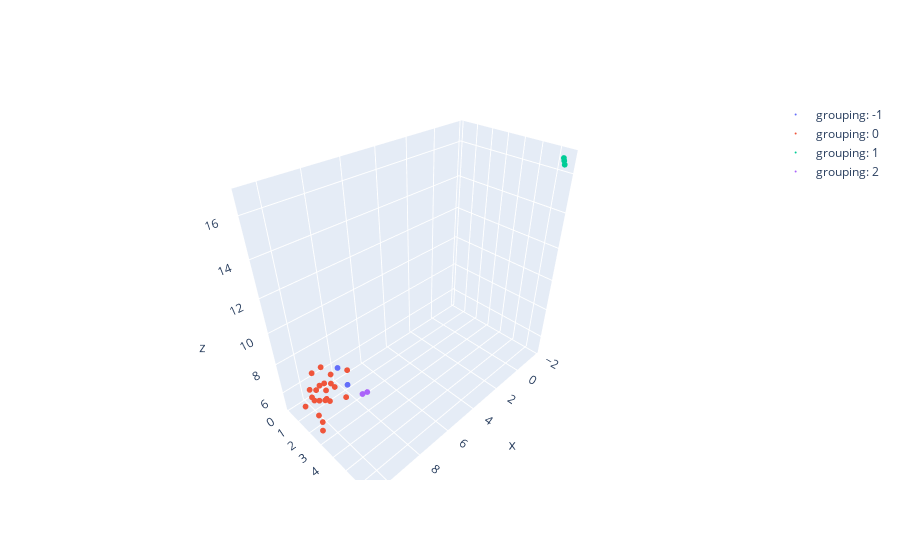
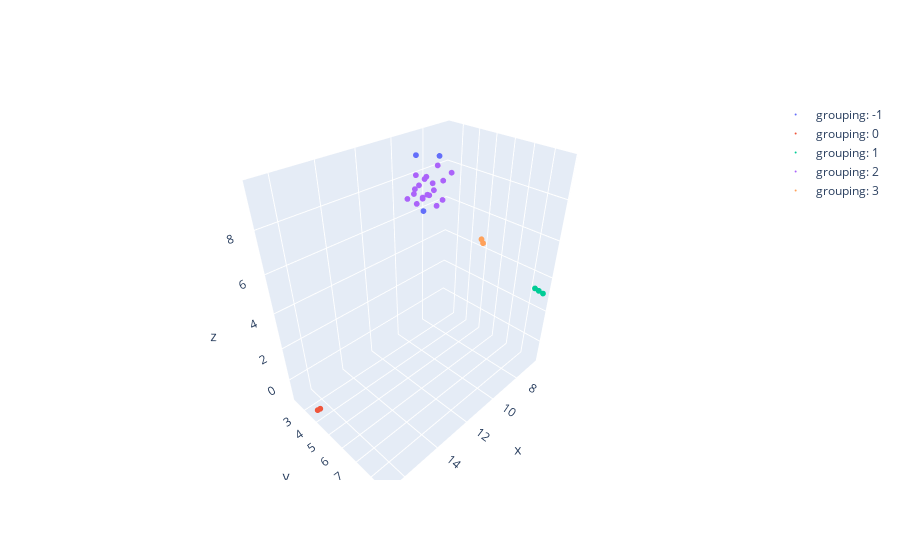

Notebook code for these charts, in order:
### Markdown cell above
## Re-apply the clustering after the cleanup

### Code cell
# To compare with previous version.
one_hot_noflap = alerts_groups_one_hot(
    alerts_intervals_reduced_flap,
    groupby_columns=["instance_id"],
    group_tolerance=timedelta(minutes=3),
)

# Apply clustering after flapping reduction.
ac_noflap = alerts_clustering_dbscan(
    one_hot_noflap,
    eps=1,
    n_neighbors=2,
    min_samples=2,
    min_dist=0.1,
)

display(HTML("<h3>With flapping</h3>"))
plot_clustering(ac).show()

display(HTML("<h3>Without flapping</h3>"))
plot_clustering(ac_noflap).show()

### Figure 1 — Plotly figure (JSON) as saved in the notebook; plotly's stock layout.template omitted (floating-point values rounded to 4 significant figures)
{"data": [{"marker": {"size": 2}, "mode": "markers", "name": "grouping: -1", "text": ["noise_u", "noise_v"], "type": "scatter3d", "x": [8.575, 7.96], "y": [1.471, 1.215], "z": [7.174, 5.283]}, {"marker": {"size": 2}, "mode": "markers", "name": "grouping: 0", "text": ["ElasticsearchClusterNotHealthy", "ElasticsearchJVMHeapUseHigh", "noise_b", "noise_c", "noise_d", "noise_e", "noise_f", "noise_g", "noise_h", "noise_i", "noise_j", "noise_l", "noise_m", "noise_n", "noise_o", "noise_p", "noise_q", "noise_r", "noise_s", "noise_w", "noise_x", "noise_y"], "type": "scatter3d", "x": [10.39, 10.59, 9.043, 9.345, 8.591, 9.812, 8.85, 8.984, 10.2, 9.417, 10.03, 9.547, 9.991, 9.401, 9.422, 10.38, 9.994, 10.62, 8.938, 7.841, 8.715, 10.19], "y": [2.365, 2.63, 0.6091, 0.09838, 0.7044, 1.933, 1.036, 1.609, 1.358, 1.356, 1.197, 1.901, 1.522, 0.812, 1.392, 2.083, 0.8278, 1.311, 0.5592, 1.176, 2.131, 2.054], "z": [5.316, 5.083, 6.948, 6.361, 6.162, 6.104, 5.914, 6.194, 6.182, 5.437, 5.672, 5.81, 6.67, 6.005, 6.624, 5.568, 6.157, 5.792, 5.093, 6.283, 5.626, 6.485]}, {"marker": {"size": 2}, "mode": "markers", "name": "grouping: 1", "text": ["KubeDeploymentReplicasMismatch", "KubeNodeNotReady", "TargetDown"], "type": "scatter3d", "x": [-1.661, -1.54, -1.748], "y": [6.498, 6.619, 6.411], "z": [16.66, 16.54, 16.74]}, {"marker": {"size": 2}, "mode": "markers", "name": "grouping: 2", "text": ["noise_k", "noise_t"], "type": "scatter3d", "x": [9.165, 9.298], "y": [4.682, 4.487], "z": [8.35, 8.173]}], "layout": {}}

### Figure 2 — Plotly figure (JSON) as saved in the notebook; plotly's stock layout.template omitted (floating-point values rounded to 4 significant figures)
{"data": [{"marker": {"size": 2}, "mode": "markers", "name": "grouping: -1", "text": ["noise_u", "noise_v", "noise_w"], "type": "scatter3d", "x": [9.521, 9.802, 9.601], "y": [4.567, 3.444, 3.712], "z": [9.631, 9.458, 6.848]}, {"marker": {"size": 2}, "mode": "markers", "name": "grouping: 0", "text": ["ElasticsearchClusterNotHealthy", "ElasticsearchJVMHeapUseHigh"], "type": "scatter3d", "x": [16.68, 16.58], "y": [3.703, 3.797], "z": [-1.068, -0.9718]}, {"marker": {"size": 2}, "mode": "markers", "name": "grouping: 1", "text": ["KubeDeploymentReplicasMismatch", "KubeNodeNotReady", "TargetDown"], "type": "scatter3d", "x": [6.51, 6.668, 6.812], "y": [8.811, 8.653, 8.509], "z": [3.165, 3.324, 3.467]}, {"marker": {"size": 2}, "mode": "markers", "name": "grouping: 2", "text": ["noise_b", "noise_c", "noise_d", "noise_e", "noise_f", "noise_g", "noise_h", "noise_i", "noise_j", "noise_l", "noise_m", "noise_n", "noise_o", "noise_p", "noise_q", "noise_r", "noise_s", "noise_x", "noise_y"], "type": "scatter3d", "x": [9.045, 8.419, 8.915, 9.054, 9.695, 8.437, 8.239, 9.224, 8.758, 9.245, 8.47, 9.993, 9.359, 8.607, 8.852, 8.434, 9.57, 8.295, 8.48], "y": [2.702, 4.314, 2.978, 2.867, 4.162, 3.47, 2.981, 2.837, 2.286, 3.535, 2.857, 3.493, 4.669, 3.415, 4.205, 2.498, 2.609, 2.489, 3.491], "z": [6.701, 8.535, 7.075, 7.7, 7.798, 8.658, 7.601, 8.235, 7.246, 8.359, 7.045, 7.746, 8.529, 7.487, 7.323, 6.714, 7.095, 7.689, 6.672]}, {"marker": {"size": 2}, "mode": "markers", "name": "grouping: 3", "text": ["noise_k", "noise_t"], "type": "scatter3d", "x": [10.19, 10.03], "y": [7.692, 7.476], "z": [6.973, 7.006]}], "layout": {}}
